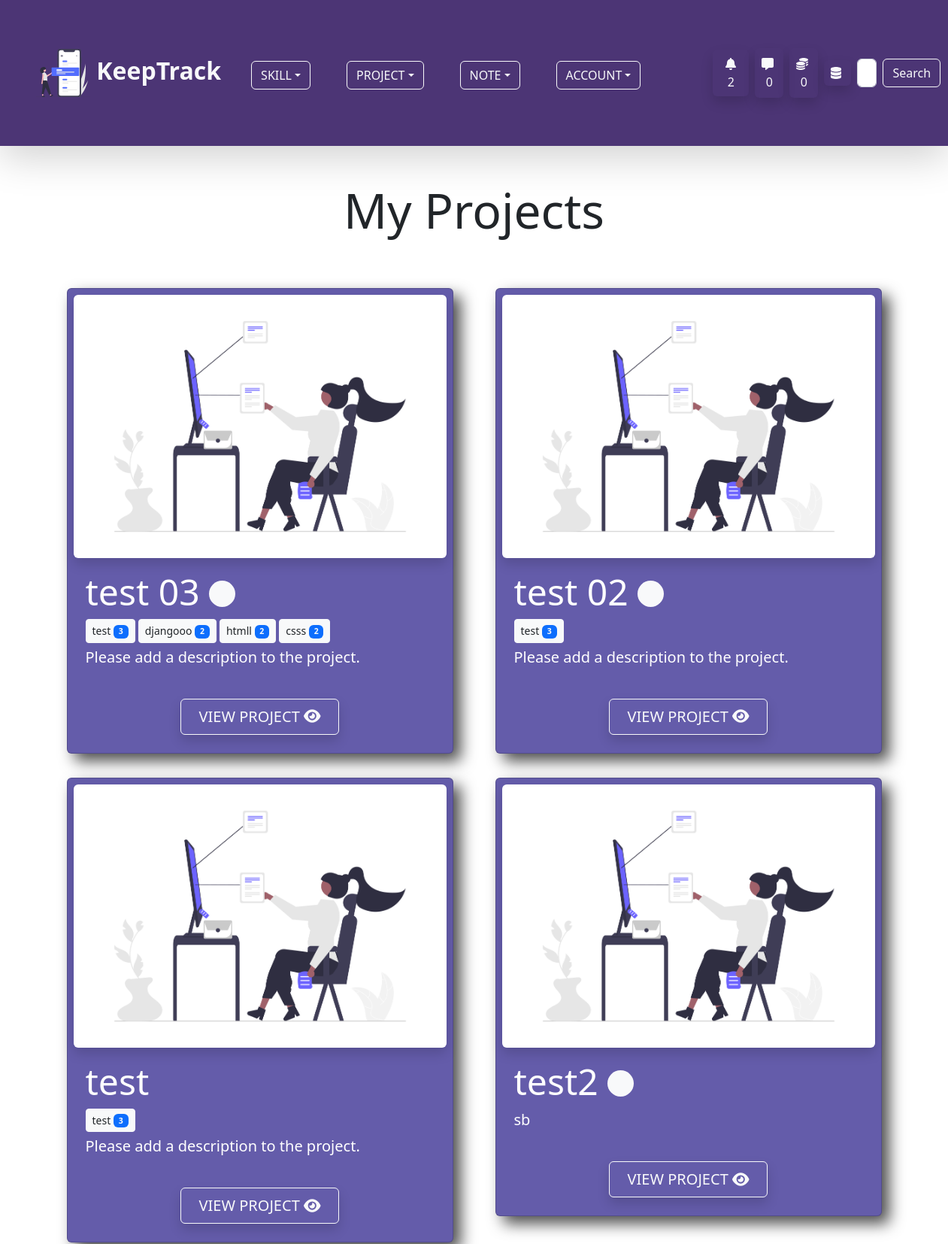
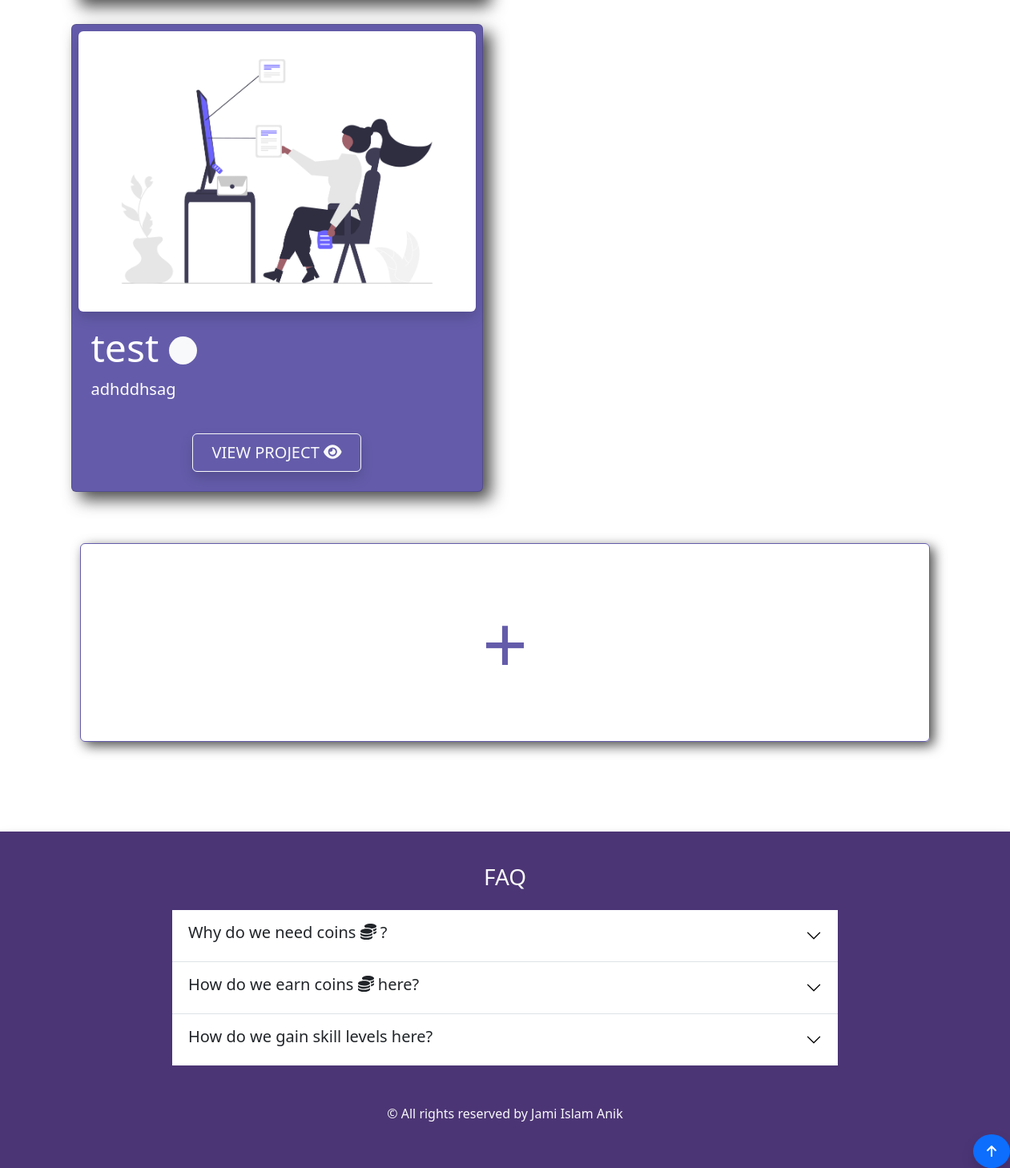
/project/ (signed in), run on the app's committed database (2 pictures, top to bottom).
### account/models.py (models this page shows, shortened)
class Profile(models.Model):
    user = models.OneToOneField(User,on_delete=models.CASCADE,null=True,blank=True)
    profile_image = models.ImageField(null=True,blank=True,upload_to='keeptrack/images/',default = 'keeptrack/default_images/default_profile_i2ejjp.png')
    username = models.CharField(max_length=255)
    first_name = models.CharField(max_length=255,null=True,blank=True)
    last_name = models.CharField(max_length=255,null=True,blank=True)
    bio = models.TextField(max_length=1000,blank=True,null=True)
    email = models.EmailField(max_length=255,blank=True,null=True)
    portfolio_site = models.URLField(max_length=500,blank=True,null=True)
    facebook = models.URLField(max_length=2000,blank=True,null=True)
    linkedin = models.URLField(max_length=2000,blank=True,null=True)
    youtube = models.URLField(max_length=2000,blank=True,null=True)
    coin = models.IntegerField(default=100,null=True,blank=True)

class Inbox(models.Model):
    owner = models.OneToOneField(Profile, on_delete=models.CASCADE)
    created_at = models.DateTimeField(auto_now_add=True)

### project/models.py (models this page shows, shortened)
class Project(models.Model):
    owner = models.ForeignKey(Profile, on_delete=models.CASCADE,null=True,blank=True)
    skill = GenericRelation(SkillObj)
    note = GenericRelation(Note)
    title = models.CharField(max_length = 255)
    description = models.TextField(max_length=500, null=True, blank=True)
    created_at = models.DateTimeField(auto_now_add=True)
    updated_at = models.DateTimeField(auto_now = True)
    live_link = models.URLField(blank=True, null=True, max_length=500)
    code_link = models.URLField(blank=True, null=True, max_length=500)
    project_state = models.BooleanField(default=False)
    project_image = models.ImageField(null=True, blank =True, upload_to='keeptrack/images/')
    class Meta:
        ordering = ['-created_at']

### skill/models.py (models this page shows, shortened)
class SkillObj(models.Model):
    content_type = models.ForeignKey(ContentType, null=True, on_delete=models.CASCADE)
    object_id = models.IntegerField()
    content_object = GenericForeignKey()
    skill = models.ForeignKey(Skill, on_delete=models.CASCADE)
    created_at = models.DateTimeField(auto_now_add=True)

class Skill(models.Model):
    SKILL_TYPE_CHOICES = (
        ('Programming Language','Programming Language'),
        ('Database','Database'),
        ('Hosting Platform','Hosting Platform'),
        ('Coding Utility','Coding Utility'),
        ('Frontend Framework','Frontend Framework'),
        ('Backend Framework','Backend Framework'),
        ('Machine Learning Tool','Machine Learning Tool'),
        ('Data Science Tool','Data Science Tool'),
        ('Artificial Intelligence Tool','Artificial Intelligence Tool')
    )
    skill_type = models.CharField(max_length=200,choices=SKILL_TYPE_CHOICES,null=True,blank=True)
    note = GenericRelation(Note)
    owner = models.ForeignKey(Profile, on_delete=models.CASCADE,null=True,blank=True,default="Coding Utility")
    title = models.CharField(max_length=255)
    description = models.TextField(max_length=500,null=True,blank=True)
    skill_level = models.IntegerField(default=1)
    current_point = models.IntegerField(default=0)
    learning = models.BooleanField(default=True)
    started_learning = models.DateField(null=True,blank=True,auto_now_add=True)
    class Meta:
        ordering = ['-skill_level','-current_point']

### project/views.py (the view)
# urls.py: path('',views.project_page,name='project-page'),
@login_required(login_url='login-page')
def project_page(request):
    profile = request.user.profile
    queryset = profile.project_set.all()
    context = {
        'queryset':list(queryset),
    }
    return render(request,"project/project_page.html",context)

### project/templates/project/project_page.html
{% extends 'base.html' %}
{% load static %}
{% block content %}
<div class="container">
    <h3 class="mb-5 display-3 text-center">My Projects</h3>
    <div class="row">
{% if queryset %}
        {% for project in queryset %}
        <div class="col col-12 col-md-6">
            <div class="card p-2 mx-3 my-3" id="project-page-card">
                {% if project.project_image %}
                <img src="{{ project.project_image.url }}" class="img-fluid w-100 shadow rounded" id="project-image-h"
                    alt="Project Image" />
                {% else %}
                <img src="{% static 'images/default_project.png' %}" class="img-fluid w-100 shadow rounded"
                    id="project-image-h" alt="Project Image" />
                {% endif %}
                <div class="card-body text-white">
                    <h1 class="card-title display-5">{{ project.title }}
                        {% if project.project_state != True %}
                        <span class="fs-1"><i class="fas fa-circle fa-sm fa-fade text-light"></i></span>
                        {% endif %}
                    </h1>
                    {% for skill in project.skill.all %}
                    <a href="{% url 'single-skill-page' skill.skill.id %}" class="btn btn-sm btn-light text-dark mb-1">
                        {{ skill.skill.title }}
                        <span class="badge bg-primary text-light">{{ skill.skill.skill_level }}</span>
                    </a>
                    {% endfor %}
                    {% if project.description %}
                    <p class="lead"> {{ project.description }}</p>
                    {% else %}
                    <p class="lead">Please add a description to the project.</p>
                    {% endif %}
                    <div class="text-center"><a href="{% url 'single-project-page' project.id %}"
                            class="btn btn-outline-light py-2 px-4 fs-5 mt-4 shadow">VIEW PROJECT
                            <span><i class="fas fa-eye"></i></span>
                        </a></div>
                </div>
            </div>
        </div>
        {% endfor %}
        {% else %}
        <p class="lead text-center">You do not have any project yet.</p>
        {% endif %}
    </div>
    <div class="col col-12">
        <a href="{% url 'project-form-page-create' %}?page=create" class="btn p-5 my-5" id="project-page-btn">+</a>
    </div>
</div>
{% endblock %}

### templates/navbar.html (shortened to what this page needs)
{% load static %}
<nav class="navbar navbar-expand-lg navbar-light mb-5 shadow-lg" id="custom-bg">
  <div class="container-fluid p-3 p-md-5">
    <a class="navbar-brand fs-2 text-light fw-bold" href="{% url 'home-page' %}">
      <img src="{% static 'svg/navicon.svg' %}" alt="icon" class=" bg-transparent"
        width="72" height="72">
      KeepTrack
    </a>
    <div class="collapse navbar-collapse" id="navbarSupportedContent">
      <ul class="navbar-nav me-auto mb-2 mb-lg-0 px-4 fs-3">
        {% if user.is_authenticated %}
        <li class="nav-item dropdown me-5 mb-3 mb-md-0">
          <button class="btn btn-outline-light dropdown-toggle text-uppercase" id="navbarWithDropdown"
            data-bs-toggle="dropdown" role="button" aria-expanded="false">Skill</button>
        </li>
        <li class="nav-item dropdown me-5 mb-3 mb-md-0">
          <button class="btn btn-outline-light dropdown-toggle text-uppercase" id="navbarWithDropdown"
            data-bs-toggle="dropdown" role="button" aria-expanded="false">Project</button>
        </li>
        <li class="nav-item dropdown me-5 mb-3 mb-md-0">
          <button class="btn btn-outline-light dropdown-toggle text-uppercase" id="navbarWithDropdown"
            data-bs-toggle="dropdown" role="button" aria-expanded="false">Note</button>
        </li>
        {% endif %}
        <li class="nav-item dropdown me-5 mb-3 mb-md-0">
          <button class="btn btn-outline-light dropdown-toggle text-uppercase" id="navbarWithDropdown"
            data-bs-toggle="dropdown" role="button" aria-expanded="false">Account</button>
        </li>
      </ul>
      {% if user.is_authenticated %}
      <button class="btn ms-4 me-2 shadow text-light" data-bs-toggle="modal"
                    data-bs-target="#notificationModal"><span class="ps-1"><i class="fas fa-bell fa-bounce pe-1"></i>
                      {{ user.profile.notification_set.count }}
                    </span>
                </button>
      <a href="{% url 'inbox-page' %}" class="btn text-light p-2 me-2 shadow rounded my-2"><i class="fas fa-message fa-bounce pe-1"></i>{{ user.profile.inbox.message_set.count }} </a>
      <a href="{% url 'note-page' %}" class="btn text-light p-2 me-2 shadow rounded my-2"><i class="fas fa-coins fa-bounce pe-1"></i>{{ user.profile.coin }} </a>
      {% if user.is_superuser %}
      <a href="{% url 'dashboard' %}" class="btn text-light p-1 px-2 me-2 shadow rounded my-2"><i class="fas fa-database fa-bounce pe-1"></i></a>
      {% endif %}
      {% endif %}
      <form class="d-flex my-2" method="POST" action="{% url 'home-page' %}">
        <input class="form-control me-2" type="search" placeholder="Search Users by username..." aria-label="Search" name="searched">
        <button class="btn btn-outline-light" type="submit">Search</button>
      </form>
    </div>
  </div>
</nav>

### static/css/app.css (style rules this page uses)
#custom-bg { background-color: #4C3575; }
#project-page-card { background-color: #645CAA; box-shadow: 10px 10px 20px rgb(0, 0, 0 , 0.7); }
#project-image-h { height: 350px; }
#project-page-btn { width: 95%; display: block; margin-left: auto; margin-right: auto; border:1px solid #645CAA; font-size: 100px; color: #645CAA; box-shadow: 5px 5px 15px rgb(0, 0, 0 , 0.7); }

### data on the page
Project: title "test 03", project_state False (drawn), description "Please add a description to the project."
SkillObj: skill "test", skill.skill_level "3"
SkillObj: skill "djangooo", skill.skill_level "2"
SkillObj: skill "htmll", skill.skill_level "2"
SkillObj: skill "csss", skill.skill_level "2"
Project: title "test 02", project_state False (drawn), description "Please add a description to the project."
SkillObj: skill "test", skill.skill_level "3"
Project: title "test", description "Please add a description to the project."
SkillObj: skill "test", skill.skill_level "3"
Project: title "test2", project_state False (drawn), description "sb"
Project: title "test", project_state False (drawn), description "adhddhsag"

### other printed values
{{ user.profile.notification_set.count }} "2"
{{ user.profile.inbox.message_set.count }} "0"
{{ user.profile.coin }} "0"
